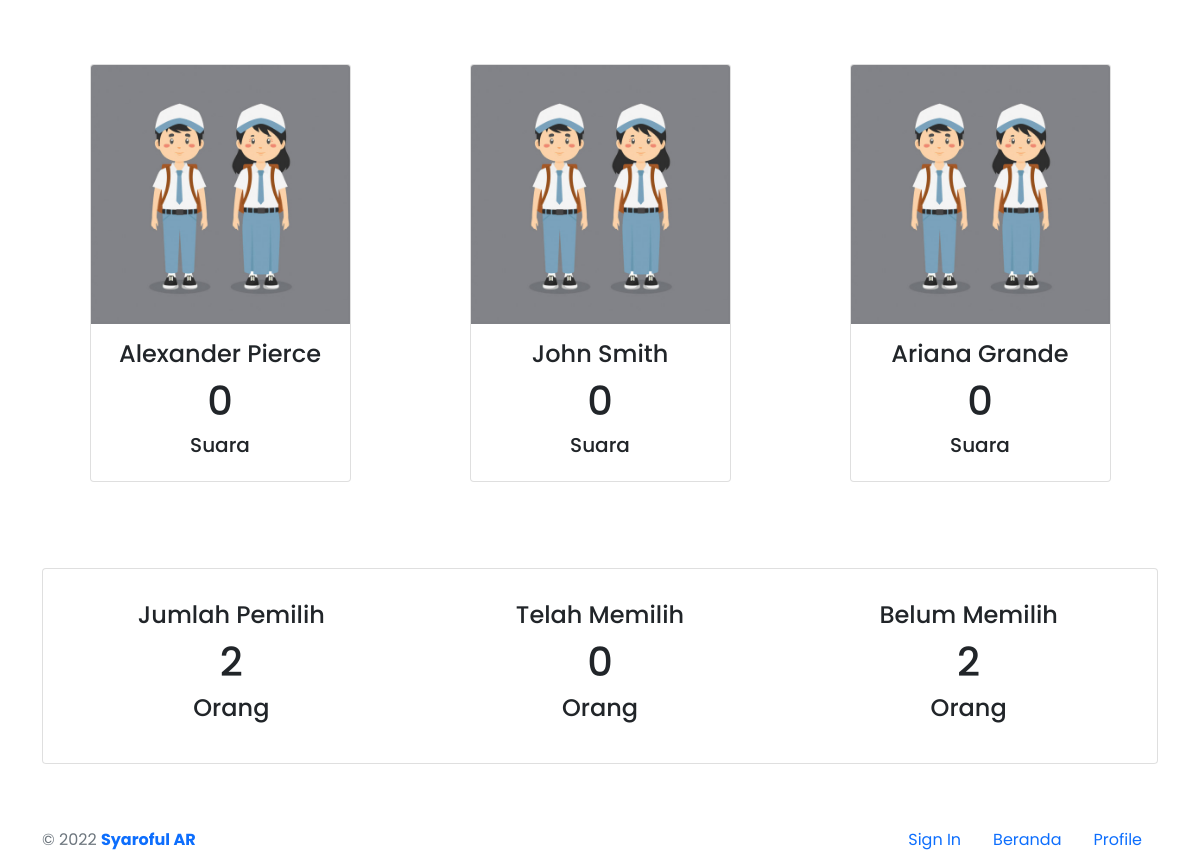
Screenshot of /hasil.php with the database file from the repository.
### tables this page shows
CREATE TABLE `paslon` (
  `id_paslon` int(11) NOT NULL,
  `nama_paslon` varchar(255) DEFAULT NULL,
  `visi` longtext DEFAULT NULL,
  `misi` longtext DEFAULT NULL,
  `foto` varchar(255) DEFAULT NULL
);

### hasil.php (the view, shortened to what this page needs)
<?php
    require_once "./config/konek.php";
?>
<!DOCTYPE html>
<html lang="en">
<head>
    <link rel="stylesheet" href="./assets/css/bootstrap.min.css">
    <link rel="stylesheet" href="./assets/css/main.style.css">
    <link rel="stylesheet" href="https://maxst.icons8.com/vue-static/landings/line-awesome/line-awesome/1.3.0/css/line-awesome.min.css">
</head>
<body>
    <div class="container container-fluid my-5">
        <div class="row mt-5" style="min-height: 65vh;">
            <?php
                $data_paslon = $konek->query("SELECT * FROM paslon");
                foreach ($data_paslon as $row) {
            ?>
                    <div class="col-12 col-sm-8 col-lg-3 mx-auto my-3">
                        <div class="card">
                            <img src="./assets/img/<?=$row['foto']?>" alt="" class="card-img-top img-fluid w-100">
                            <div class="card-body">
                                <h4 class="text-center card-title"><?=$row['nama_paslon']?></h4>
                                <?php
                                    $data_suara = $konek->query("SELECT * FROM pilihan WHERE id_paslon = $row[id_paslon]");
                                    $jumlah_suara = mysqli_num_rows($data_suara);
                                ?>
                                <h1 class="text-center card-title"><?=$jumlah_suara?></h1>
                                <h5 class="text-center card-title">Suara</h5>
                            </div>
                        </div>
                    </div>
            <?php
                }
            ?>
        </div>
        <div class="row mb-5">
            <div class="col-12">
                <div class="card">
                    <div class="card-body">
                        <div class="container-flui">
                            <div class="row">
                                <div class="col-12 col-sm-8 col-lg-3 mx-auto my-3">
                                    <h4 class="text-center">Jumlah Pemilih</h4>
                                    <?php
                                        $data = $konek-> query("SELECT * FROM hak_pilih");
                                        $total_pemilih = mysqli_num_rows($data);
                                    ?>
                                    <h1 class="text-center"><?=$total_pemilih?></h1>
                                    <h4 class="text-center">Orang</h4>
                                </div>
                                <div class="col-12 col-sm-8 col-lg-3 mx-auto my-3">
                                    <h4 class="text-center">Telah Memilih</h4>
                                    <?php
                                        $data = $konek-> query("SELECT * FROM hak_pilih WHERE status_pilih = 0");
                                        $total_pemilih = mysqli_num_rows($data);
                                    ?>
                                    <h1 class="text-center"><?=$total_pemilih?></h1>
                                    <h4 class="text-center">Orang</h4>
                                </div>
                                <div class="col-12 col-sm-8 col-lg-3 mx-auto my-3">
                                    <h4 class="text-center">Belum Memilih</h4>
                                    <?php
                                        $data = $konek-> query("SELECT * FROM hak_pilih WHERE status_pilih = 1");
                                        $total_pemilih = mysqli_num_rows($data);
                                    ?>
                                    <h1 class="text-center"><?=$total_pemilih?></h1>
                                    <h4 class="text-center">Orang</h4>
                                </div>
                            </div>
                        </div>
                    </div>
                </div>
            </div>
        </div>
    </div>
</body>
<footer class="mt-5 py-2">
      <div class="container">
        <div class="row align-items-center justify-content-md-between">
          <div class="col-12 col-md-6 text-center text-md-start d-none d-md-block">
            <div class=" text-xl-left text-muted">
              © 2022 <a href="http://syaroff.github.io" class="fw-bold ml-1 text-decoration-none" target="_blank">Syaroful AR</a>
            </div>
          </div>
          <div class="col-12 col-md-6 text-center">
            <ul class="nav nav-footer justify-content-center justify-content-xl-end">
              <?php
                    if(empty($_SESSION['id_user'])) {
              ?>
                      <li class="nav-item">
                        <a href="./login.php" class="nav-link">Sign In</a>
                      </li>
              <?php
                    }
              ?>
              <li class="nav-item">
                <a href="./index.php" class="nav-link">Beranda</a>
              </li>
              <?php
              if(@$_SESSION['level'] > 0) {
              ?>
                <li class="nav-item">
                  <a href="./kangpilih/?i=<?=$_SESSION['id_user']?>" class="nav-link">Profile</a>
                </li>
              <?php
              }
              else if(@$_SESSION['level'] == 0) {
              ?>
                <li class="nav-item">
                  <a href="./imtheone/prof.php?i=<?=$_SESSION['id_user']?>" class="nav-link">Profile</a>
                </li>
              <?php
              }
              ?>
            </ul>
          </div>
        </div>
      </div>
</footer>
</html>

### assets/css/main.style.css (style rules this page uses)
* { padding: 0; margin: 0; font-family: "Poppins"; }
:root { --ungu : #8b11bb; }

### rows the page displays
paslon: foto (picture), nama_paslon "Alexander Pierce", jumlah_suara "0"
paslon: foto (picture), nama_paslon "John Smith", jumlah_suara "0"
paslon: foto (picture), nama_paslon "Ariana Grande", jumlah_suara "0"

### other values shown
$total_pemilih "2"
$total_pemilih "0"
